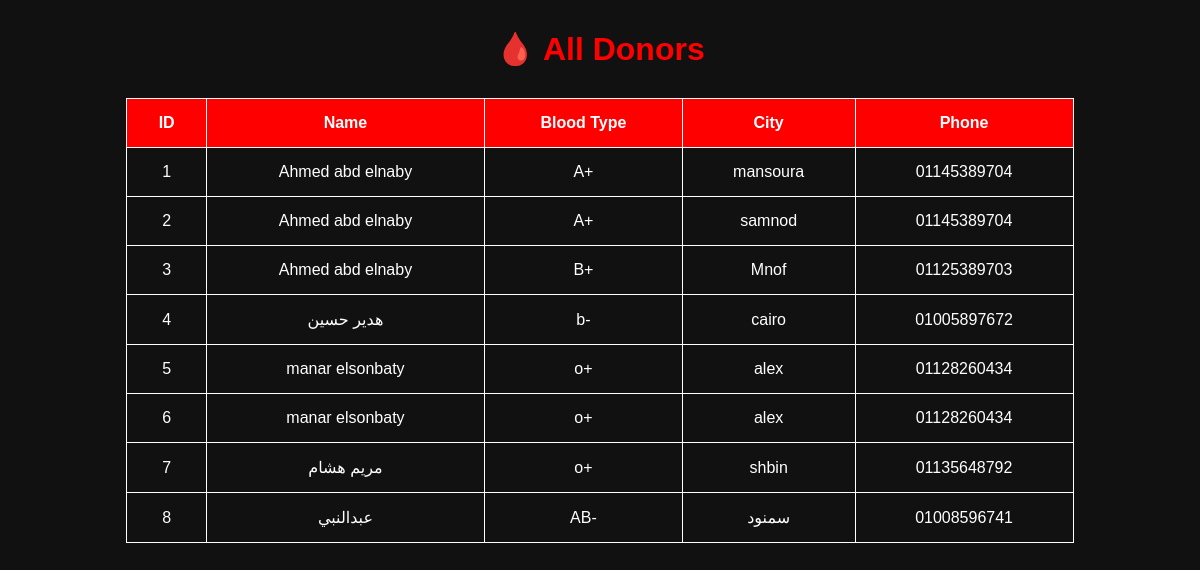
The page /show on the database as committed earlier.
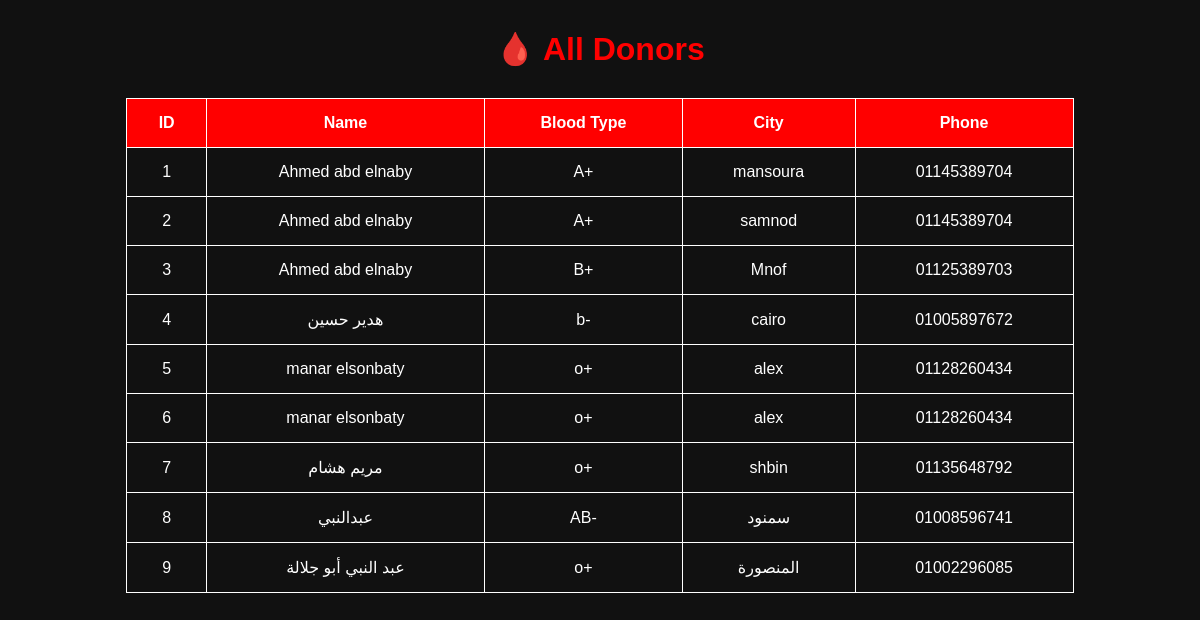
The same page on the database as committed later.
### tables this page shows
CREATE TABLE donors(
            id INTEGER PRIMARY KEY AUTOINCREMENT,
            name TEXT,
            blood TEXT,
            city TEXT,
            phone TEXT
        );

### app.py (the view)
@app.route('/show')
def show():
    conn = sqlite3.connect('database.db')
    cursor = conn.cursor()
    cursor.execute("SELECT * FROM donors")
    donors = cursor.fetchall()
    conn.close()
    return render_template("show.html", donors=donors)

### templates/show.html (shortened to what this page needs)
<!DOCTYPE html>
<html lang="en">
<head>
</head>
<body>
    <h1>🩸 All Donors</h1>
    <table>
        <tr>
            <th>ID</th>
            <th>Name</th>
            <th>Blood Type</th>
            <th>City</th>
            <th>Phone</th>
        </tr>
        {% for donor in donors %}
        <tr>
            <td>{{ donor[0] }}</td>
            <td>{{ donor[1] }}</td>
            <td>{{ donor[2] }}</td>
            <td>{{ donor[3] }}</td>
            <td>{{ donor[4] }}</td>
        </tr>
        {% endfor %}
    </table>
</body>
</html>

### templates/show.html (style rules this page uses)
body { background:#111; color:white; font-family:Arial; text-align:center; }
h1 { color:red; margin-top:30px; }
table { width:80%; margin:auto; margin-top:30px; border-collapse:collapse; }
th, td { border:1px solid white; padding:15px; }
th { background:red; }

Rows that differ between the two databases and show on the page:
added donors: id "9", name "عبد النبي أبو جلالة", blood "o+", city "المنصورة", phone "01002296085"
